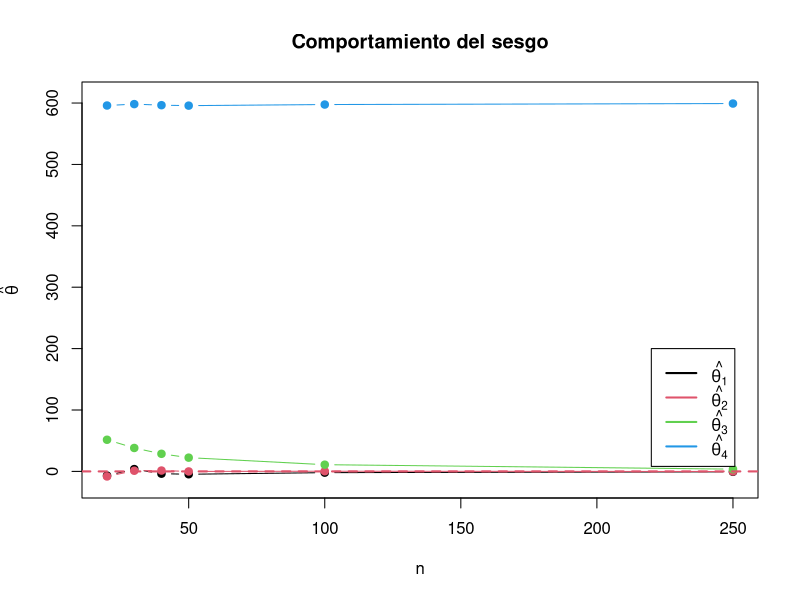
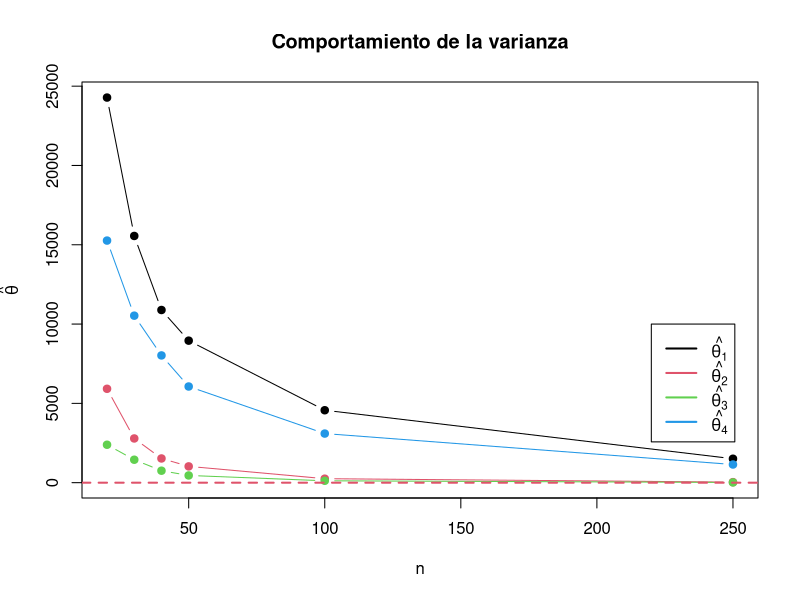
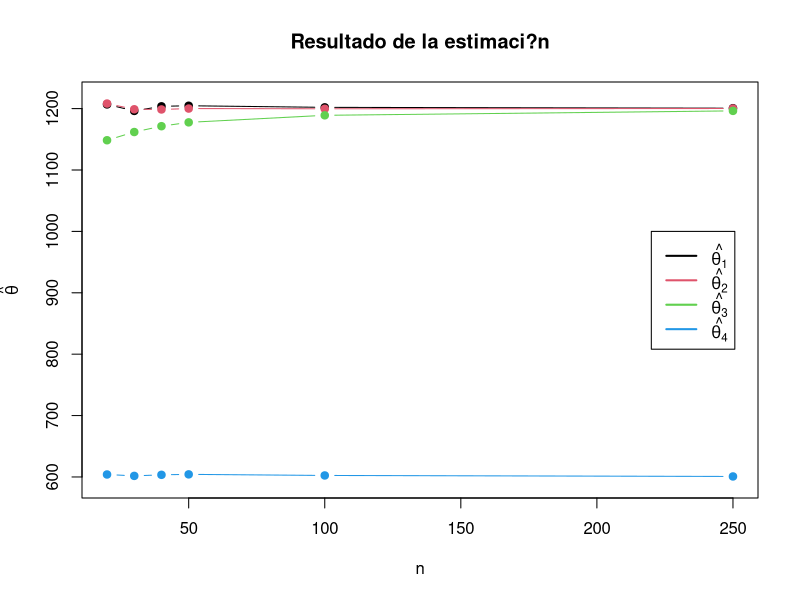
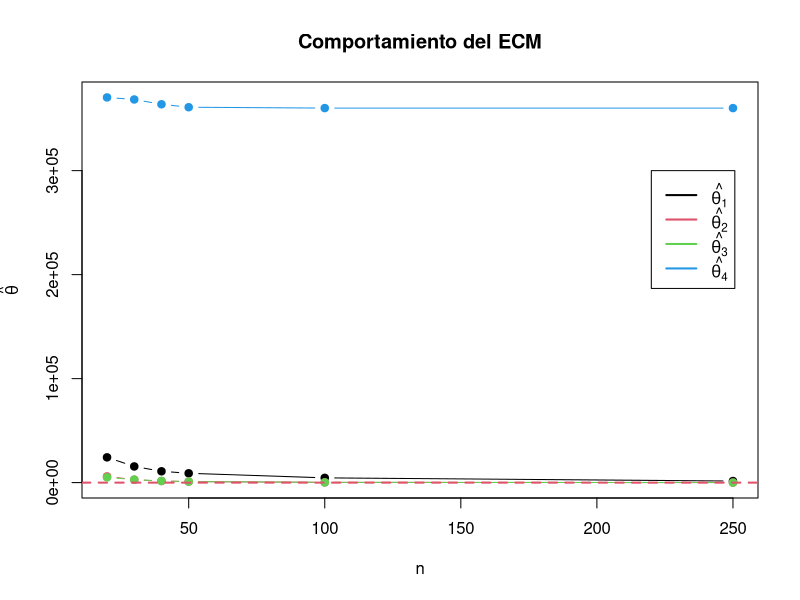
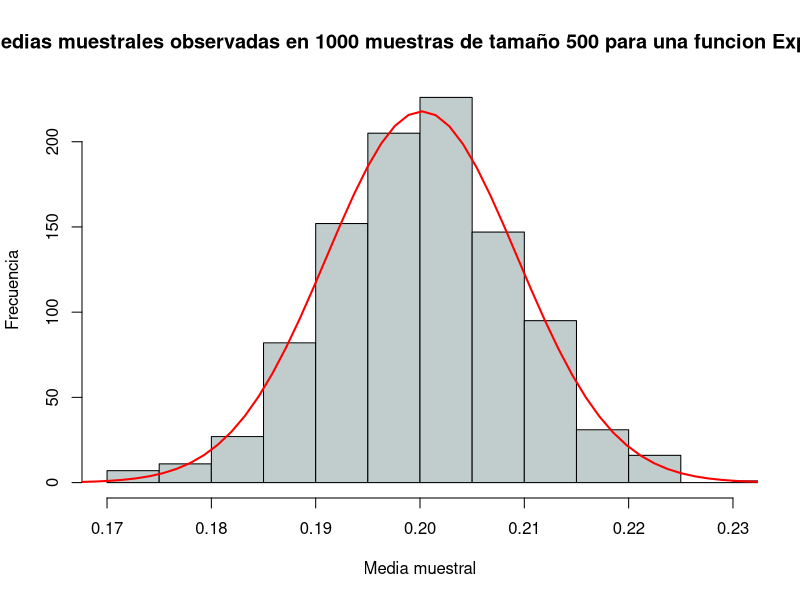
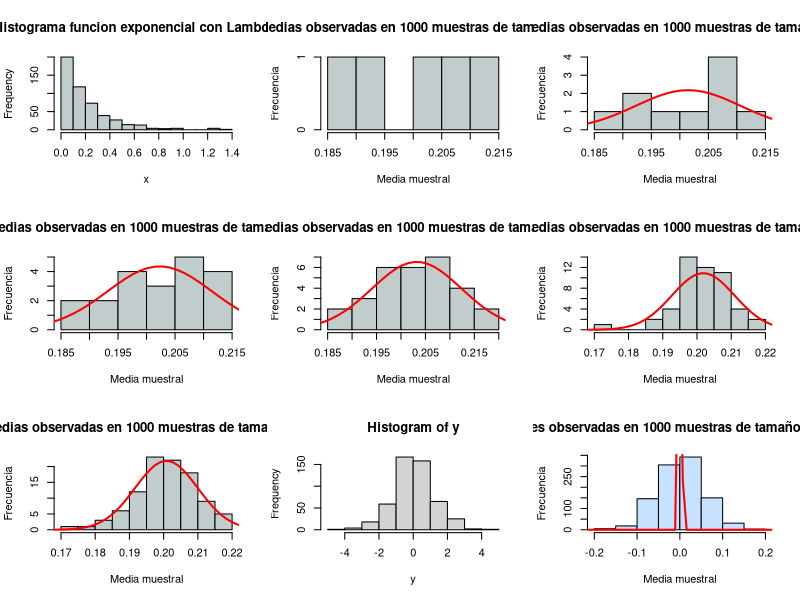
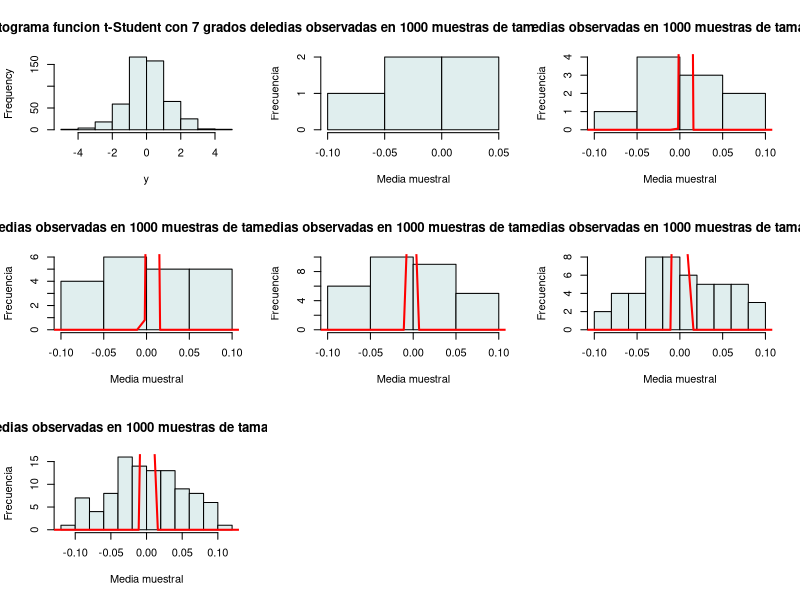
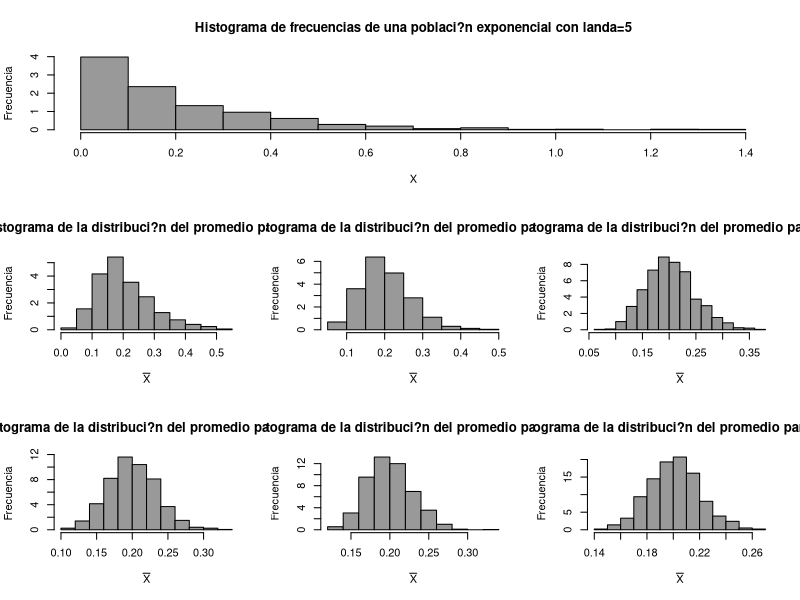

R code for these plots, in order:
# Laboratorio 1 
# Metodos Estadisticos 
# Kevin Chica - Diana Arias - Cesar Saavedra 


# ------------------------------------------------------- #
# Punto 1
#Estimadores planteados:
#Estimador 1:
Est1 <- function(datos) {
  Resul <- (2 * mean(datos) - 1)
  return(Resul)
}

# Estimador 2
Est2 <- function(datos) {
  Resul <- max(datos) + min(datos) - 1
  return(Resul)
}

# Estimador 3
Est3 <- function(datos) {
  Resul <- max(datos)
  return(Resul)
}

# Estimador 4
Est4 <- function(datos) {
  Resul <- median(datos)
  return(Resul)
}

n <- c(20, 30, 40, 50,100, 250)
theta <- 1200
Nsim <- 1000
NsimECM <- 1000
Pob <- seq(1, theta, 1)
Res.Es1 <- numeric(Nsim)
Res.Es2 <- numeric(Nsim)
Res.Es3 <- numeric(Nsim)
Res.Es4 <- numeric(Nsim)
ECM.Es1 <- numeric(length(n))
ECM.Es2 <- numeric(length(n))
ECM.Es3 <- numeric(length(n))
ECM.Es4 <- numeric(length(n))
Sesgo.Es1 <- numeric(length(n))
Sesgo.Es2 <- numeric(length(n))
Sesgo.Es3 <- numeric(length(n))
Sesgo.Es4 <- numeric(length(n))
theta_est <- matrix(NA, nrow = 6, ncol = 4)
var_theta_est <- matrix(NA, nrow = 6, ncol = 4)
ECM_theta_est <- matrix(NA, nrow = 6, ncol = 4)
Sesgo_theta_est <- matrix(NA, nrow = 6, ncol = 4)

# Estimaci?n del Sesgo, Varianza y Error Cuadr?tico Medio
for (j in 1:length(n)) {
  
  muestra <- sample(Pob, n[j])
  
  for (i in 1:Nsim) {
    muestra <- sample(Pob, n[j])
    Res.Es1[i] <- Est1(muestra)
    Res.Es2[i] <- Est2(muestra)
    Res.Es3[i] <- Est3(muestra)
    Res.Es4[i] <- Est4(muestra)
  }
  
  ECM.Es1[j] <- sum((theta - Res.Es1)^2)/Nsim
  ECM.Es2[j] <- sum((theta - Res.Es2)^2)/Nsim
  ECM.Es3[j] <- sum((theta - Res.Es3)^2)/Nsim
  ECM.Es4[j] <- sum((theta - Res.Es4)^2)/Nsim
  
  Sesgo.Es1[j] <- (theta - mean(Res.Es1))
  Sesgo.Es2[j] <- (theta - mean(Res.Es2))
  Sesgo.Es3[j] <- (theta - mean(Res.Es3))
  Sesgo.Es4[j] <- (theta - mean(Res.Es4))
  
  theta_est[j, ] <- c(mean(Res.Es1), mean(Res.Es2),mean(Res.Es3),mean(Res.Es4))
  var_theta_est[j, ] <- c(var(Res.Es1), var(Res.Es2),var(Res.Es3),var(Res.Es4))
  ECM_theta_est[j, ] <- c(ECM.Es1[j], ECM.Es2[j], ECM.Es3[j], ECM.Es4[j])
  Sesgo_theta_est[j, ] <- c(Sesgo.Es1[j], Sesgo.Es2[j],Sesgo.Es3[j],Sesgo.Es4[j])
}



theta_est <- as.data.frame(theta_est)
var_theta_est <- as.data.frame(var_theta_est)
ECM_theta_est <- as.data.frame(ECM_theta_est)
Sesgo_theta_est <- as.data.frame(Sesgo_theta_est)


#Gr?fica del comportamiento del sesgo:
x11()
plot(n, Sesgo_theta_est[, 1], type = "b", ylim = c(min(Sesgo_theta_est) - 10, max(Sesgo_theta_est) + 
                                               10), pch = 19, ylab = expression(hat(theta)), main = "Comportamiento del sesgo")
lines(n, Sesgo_theta_est[,2], type = "b", col = 2, pch = 19)
lines(n, Sesgo_theta_est[,3], type = "b", col = 3, pch = 19)
lines(n, Sesgo_theta_est[,4], type = "b", col = 4, pch = 19)
legend(x=220,y=200, c(expression(hat(theta[1])), expression(hat(theta[2])),expression(hat(theta[3])),expression(hat(theta[4]))), 
       col = c(1, 2, 3,4), lwd = c(2, 2))
abline(h = 0, lty = 2, lwd = 2, col = 2)

#Gr?fica de la varianza de los estimadores
x11()
plot(n, var_theta_est[, 1], type = "b", ylim = c(min(var_theta_est) - 10, max(var_theta_est) + 
                                                     10), pch = 19, ylab = expression(hat(theta)), main = "Comportamiento de la varianza")
lines(n, var_theta_est[,2], type = "b", col = 2, pch = 19)
lines(n, var_theta_est[,3], type = "b", col = 3, pch = 19)
lines(n, var_theta_est[,4], type = "b", col = 4, pch = 19)
legend(x=220,y=10000, c(expression(hat(theta[1])), expression(hat(theta[2])),expression(hat(theta[3])),expression(hat(theta[4]))), 
       col = c(1, 2, 3,4), lwd = c(2, 2))
abline(h = 0, lty = 2, lwd = 2, col = 2)

#Gr?fica del resultado de la estimaci?n
x11()
plot(n, theta_est[, 1], type = "b", ylim = c(min(theta_est) - 10, max(theta_est) + 
                                                   10), pch = 19, ylab = expression(hat(theta)), main = "Resultado de la estimaci?n")
lines(n, theta_est[,2], type = "b", col = 2, pch = 19)
lines(n, theta_est[,3], type = "b", col = 3, pch = 19)
lines(n, theta_est[,4], type = "b", col = 4, pch = 19)
legend(x=220,y=1000, c(expression(hat(theta[1])), expression(hat(theta[2])),expression(hat(theta[3])),expression(hat(theta[4]))), 
       col = c(1, 2, 3,4), lwd = c(2, 2))
abline(h = 0, lty = 2, lwd = 2, col = 2)

#Comportamiento del Error Cuadratico medio
x11()
plot(n, ECM_theta_est[, 1], type = "b", ylim = c(min(ECM_theta_est) - 10, max(ECM_theta_est) + 
                                               10), pch = 19, ylab = expression(hat(theta)), main = "Comportamiento del ECM")
lines(n, ECM_theta_est[,2], type = "b", col = 2, pch = 19)
lines(n, ECM_theta_est[,3], type = "b", col = 3, pch = 19)
lines(n, ECM_theta_est[,4], type = "b", col = 4, pch = 19)
legend(x=220,y=300000, c(expression(hat(theta[1])), expression(hat(theta[2])),expression(hat(theta[3])),expression(hat(theta[4]))), 
       col = c(1, 2, 3,4), lwd = c(2, 2))
abline(h = 0, lty = 2, lwd = 2, col = 2)
# ------------------------------------------------------- #



# ------------------------------------------------------- #
# Punto 4.a.
# X~Exponencial(Lambda=5)
n=500
x <- rexp(n,5)
media1 <- mean(x)
sd1 <- sd(x)

mediaMuestral=function(n){
  muestra=rexp(n,5)
  media=mean(muestra)
  return(media)
}

m=1000
muchasMedias=replicate(m,mediaMuestral(n))
mean(muchasMedias)
sd(muchasMedias)

para5 <- muchasMedias[1:5]
para10 <- muchasMedias[1:10]
para20 <- muchasMedias[1:20]
para30 <- muchasMedias[1:30]
para50 <- muchasMedias[1:50]
para100 <- muchasMedias[1:100]

h <- hist(muchasMedias,xlab="Media muestral", ylab="Frecuencia", col="azure3",
     xlim=c(0.17,0.23),freq=T,
     main="Histograma de las medias muestrales observadas en 1000 muestras de tamaño 500 para una funcion Exponencial de Lambda = 5")
xfit <- seq(min(x), max(x), length = 1000)
yfit <- dnorm(xfit, mean(muchasMedias), sd = (media1)/(sqrt(500)))
yfit <- yfit * diff(h$mids[1:2]) * length(muchasMedias)
lines (xfit, yfit, col = "red", lwd = 2)

par(mfrow=c(3,3))
hist(x, main="Histograma funcion exponencial con Lambda = 5", col="azure3")
hist(para5, main="Medias observadas en 1000 muestras de tamaño 5", xlab="Media muestral", ylab="Frecuencia", col="azure3")
hist(para10, main="Medias observadas en 1000 muestras de tamaño 10", xlab="Media muestral", ylab="Frecuencia", col="azure3")
xfit <- seq(min(x), max(x), length = 1000)
yfit <- dnorm(xfit, mean(para10), sd = (media1)/(sqrt(500)))
yfit <- yfit * diff(h$mids[1:2]) * length(para10)
lines (xfit, yfit, col = "red", lwd = 2)
hist(para20, main="Medias observadas en 1000 muestras de tamaño 20", xlab="Media muestral", ylab="Frecuencia", col="azure3")
xfit <- seq(min(x), max(x), length = 1000)
yfit <- dnorm(xfit, mean(para20), sd = (media1)/(sqrt(500)))
yfit <- yfit * diff(h$mids[1:2]) * length(para20)
lines (xfit, yfit, col = "red", lwd = 2)
hist(para30, main="Medias observadas en 1000 muestras de tamaño 30", xlab="Media muestral", ylab="Frecuencia", col="azure3")
xfit <- seq(min(x), max(x), length = 1000)
yfit <- dnorm(xfit, mean(para30), sd = (media1)/(sqrt(500)))
yfit <- yfit * diff(h$mids[1:2]) * length(para30)
lines (xfit, yfit, col = "red", lwd = 2)
hist(para50, main="Medias observadas en 1000 muestras de tamaño 50", xlab="Media muestral", ylab="Frecuencia", col="azure3")
xfit <- seq(min(x), max(x), length = 1000)
yfit <- dnorm(xfit, mean(para50), sd = (media1)/(sqrt(500)))
yfit <- yfit * diff(h$mids[1:2]) * length(para50)
lines (xfit, yfit, col = "red", lwd = 2)
hist(para100, main="Medias observadas en 1000 muestras de tamaño 100", xlab="Media muestral", ylab="Frecuencia", col="azure3")
xfit <- seq(min(x), max(x), length = 1000)
yfit <- dnorm(xfit, mean(para100), sd = (media1)/(sqrt(500)))
yfit <- yfit * diff(h$mids[1:2]) * length(para100)
lines (xfit, yfit, col = "red", lwd = 2)

# Punto 4.b.
## t-Student, grados de libertad = 7 
n2=500
y <- rt(n2,7)
media2 <- mean(y)
sd2 <- sd(y)
hist(y)

mediaMuestral2=function(n2){
  muestra=rt(n2,7)
  media=mean(muestra)
  return(media)
}

m2=1000
muchasMedias2=replicate(m2,mediaMuestral2(n2))
mean(muchasMedias2)
sd(muchasMedias2)

tpara5 <- muchasMedias2[1:5]
tpara10 <- muchasMedias2[1:10]
tpara20 <- muchasMedias2[1:20]
tpara30 <- muchasMedias2[1:30]
tpara50 <- muchasMedias2[1:50]
tpara100 <- muchasMedias2[1:100]

t <- hist(muchasMedias2,xlab="Media muestral", ylab="Frecuencia", col="slategray1",freq=T,
          main="Histograma de las medias muestrales observadas en 1000 muestras de tamaño 500 para una funcion t-Student con k=7")
xfit <- seq(min(y), max(y), length = 1000)
yfit <- dnorm(xfit, mean(muchasMedias2), sd = (media2)/(sqrt(500)))
yfit <- yfit * diff(t$mids[1:2]) * length(muchasMedias2)
lines (xfit, yfit, col = "red", lwd = 2)

par(mfrow=c(3,3))
hist(y, main="Histograma funcion t-Student con 7 grados de libertad",col="azure2")
hist(tpara5, main="Medias observadas en 1000 muestras de tamaño 5",xlab="Media muestral", ylab="Frecuencia", col="azure2")
hist(tpara10, main="Medias observadas en 1000 muestras de tamaño 10",xlab="Media muestral", ylab="Frecuencia", col="azure2")
xfit <- seq(min(y), max(y), length = 1000)
yfit <- dnorm(xfit, mean(tpara10), sd = (media2)/(sqrt(500)))
yfit <- yfit * diff(t$mids[1:2]) * length(tpara10)
lines (xfit, yfit, col = "red", lwd = 2)
hist(tpara20, main="Medias observadas en 1000 muestras de tamaño 20",xlab="Media muestral", ylab="Frecuencia", col="azure2")
xfit <- seq(min(y), max(y), length = 1000)
yfit <- dnorm(xfit, mean(tpara20), sd = (media2)/(sqrt(500)))
yfit <- yfit * diff(t$mids[1:2]) * length(tpara20)
lines (xfit, yfit, col = "red", lwd = 2)
hist(tpara30, main="Medias observadas en 1000 muestras de tamaño 30",xlab="Media muestral", ylab="Frecuencia", col="azure2")
xfit <- seq(min(y), max(y), length = 1000)
yfit <- dnorm(xfit, mean(tpara30), sd = (media2)/(sqrt(500)))
yfit <- yfit * diff(h$mids[1:2]) * length(tpara30)
lines (xfit, yfit, col = "red", lwd = 2)
hist(tpara50, main="Medias observadas en 1000 muestras de tamaño 50",xlab="Media muestral", ylab="Frecuencia", col="azure2")
xfit <- seq(min(y), max(y), length = 1000)
yfit <- dnorm(xfit, mean(tpara50), sd = (media2)/(sqrt(500)))
yfit <- yfit * diff(t$mids[1:2]) * length(tpara50)
lines (xfit, yfit, col = "red", lwd = 2)
hist(tpara100, main="Medias observadas en 1000 muestras de tamaño 100",xlab="Media muestral", ylab="Frecuencia", col="azure2")
xfit <- seq(min(y), max(y), length = 1000)
yfit <- dnorm(xfit, mean(tpara100), sd = (media2)/(sqrt(500)))
yfit <- yfit * diff(t$mids[1:2]) * length(tpara100)
lines (xfit, yfit, col = "red", lwd = 2)

# ------------------------------------------------------- #
#4.a
options(max.print = 99999999)
numeroMuestras=1000
poblacion <- rexp(1000,5)

#Para n=5
n1=5
Mat.prom1 <- matrix(0, numeroMuestras, n1)
for (i in 1:numeroMuestras) {
  Mat.prom1[i, ] <- sample(poblacion, n1)
}
Dis.prom1 <- apply(Mat.prom1, 1, mean)

#Para n=10
n2=10
Mat.prom2 <- matrix(0, numeroMuestras, n2)
for (i in 1:numeroMuestras) {
  Mat.prom2[i, ] <- sample(poblacion, n2)
}
Dis.prom2 <- apply(Mat.prom2, 1, mean)

#Para n=20
n3=20
Mat.prom3 <- matrix(0, numeroMuestras, n3)
for (i in 1:numeroMuestras) {
  Mat.prom3[i, ] <- sample(poblacion, n3)
}
Dis.prom3 <- apply(Mat.prom3, 1, mean)

#Para n=30
n4=30
Mat.prom4 <- matrix(0, numeroMuestras, n4)
for (i in 1:numeroMuestras) {
  Mat.prom4[i, ] <- sample(poblacion, n4)
}
Dis.prom4 <- apply(Mat.prom4, 1, mean)

#Para n=50
n5=50
Mat.prom5 <- matrix(0, numeroMuestras, n5)
for (i in 1:numeroMuestras) {
  Mat.prom5[i, ] <- sample(poblacion, n5)
}
Dis.prom5 <- apply(Mat.prom5, 1, mean)

#Para n=100
n6=100
Mat.prom6 <- matrix(0, numeroMuestras, n6)
for (i in 1:numeroMuestras) {
  Mat.prom6[i, ] <- sample(poblacion, n6)
}
Dis.prom6 <- apply(Mat.prom6, 1, mean)

#Gr?ficos:
mat <- matrix(c(1,1,1,2,3,4,5,6,7),ncol = 3,byrow = T)
x11()
layout(mat)
hist(poblacion, xlab = "X", ylab = "Frecuencia", col = "grey60", 
     main = "Histograma de frecuencias de una poblaci?n exponencial con landa=5",freq = FALSE)
hist(Dis.prom1, xlab = expression(bar(X)), ylab = "Frecuencia", col = "grey60", 
     main = "Histograma de la distribuci?n del promedio para n=5",freq = FALSE)
hist(Dis.prom2, xlab = expression(bar(X)), ylab = "Frecuencia", col = "grey60", 
     main = "Histograma de la distribuci?n del promedio para n=10",freq = FALSE)
hist(Dis.prom3, xlab = expression(bar(X)), ylab = "Frecuencia", col = "grey60", 
     main = "Histograma de la distribuci?n del promedio para n=20",freq = FALSE)
hist(Dis.prom4, xlab = expression(bar(X)), ylab = "Frecuencia", col = "grey60", 
     main = "Histograma de la distribuci?n del promedio para n=30",freq = FALSE)
hist(Dis.prom5, xlab = expression(bar(X)), ylab = "Frecuencia", col = "grey60", 
     main = "Histograma de la distribuci?n del promedio para n=50",freq = FALSE)
hist(Dis.prom6, xlab = expression(bar(X)), ylab = "Frecuencia", col = "grey60", 
     main = "Histograma de la distribuci?n del promedio para n=100",freq = FALSE)


#4.b
poblacionT <- rt(1000,5)
#Para n=5
Mat.pro1 <- matrix(0, numeroMuestras, n1)
for (i in 1:numeroMuestras) {
  Mat.pro1[i, ] <- sample(poblacionT, n1)
}
Dis.pro1 <- apply(Mat.pro1, 1, mean)

#Para n=10
Mat.pro2 <- matrix(0, numeroMuestras, n2)
for (i in 1:numeroMuestras) {
  Mat.pro2[i, ] <- sample(poblacionT, n2)
}
Dis.pro2 <- apply(Mat.pro2, 1, mean)

#Para n=20
Mat.pro3 <- matrix(0, numeroMuestras, n3)
for (i in 1:numeroMuestras) {
  Mat.pro3[i, ] <- sample(poblacionT, n3)
}
Dis.pro3 <- apply(Mat.pro3, 1, mean)

#Para n=30
Mat.pro4 <- matrix(0, numeroMuestras, n4)
for (i in 1:numeroMuestras) {
  Mat.pro4[i, ] <- sample(poblacionT, n4)
}
Dis.pro4 <- apply(Mat.pro4, 1, mean)

#Para n=50
Mat.pro5 <- matrix(0, numeroMuestras, n5)
for (i in 1:numeroMuestras) {
  Mat.pro5[i, ] <- sample(poblacionT, n5)
}
Dis.pro5 <- apply(Mat.pro5, 1, mean)

#Para n=100
Mat.pro6 <- matrix(0, numeroMuestras, n6)
for (i in 1:numeroMuestras) {
  Mat.pro6[i, ] <- sample(poblacionT, n6)
}
Dis.pro6 <- apply(Mat.pro6, 1, mean)

#Gr?ficos:
x11()
layout(mat)
hist(poblacion, xlab = "X", ylab = "Frecuencia", col = "grey60", 
     main = "Histograma de frecuencias de una poblaci?n T de student con k=7",freq = FALSE)
hist(Dis.pro1, xlab = expression(bar(X)), ylab = "Frecuencia", col = "grey60", 
     main = "Histograma de la distribuci?n del promedio para n=5",freq = FALSE)
hist(Dis.pro2, xlab = expression(bar(X)), ylab = "Frecuencia", col = "grey60", 
     main = "Histograma de la distribuci?n del promedio para n=10",freq = FALSE)
hist(Dis.pro3, xlab = expression(bar(X)), ylab = "Frecuencia", col = "grey60", 
     main = "Histograma de la distribuci?n del promedio para n=20",freq = FALSE)
hist(Dis.pro4, xlab = expression(bar(X)), ylab = "Frecuencia", col = "grey60", 
     main = "Histograma de la distribuci?n del promedio para n=30",freq = FALSE)
hist(Dis.pro5, xlab = expression(bar(X)), ylab = "Frecuencia", col = "grey60", 
     main = "Histograma de la distribuci?n del promedio para n=50",freq = FALSE)
hist(Dis.pro6, xlab = expression(bar(X)), ylab = "Frecuencia", col = "grey60", 
     main = "Histograma de la distribuci?n del promedio para n=100",freq = FALSE)

# ------------------------------------------------------- #
# Punto 5
m <-c(3700, 3600, 3500, 3400, 3300, 3200, 3100, 3000, 2900,2800,2700,2600,2500)
xbarra=3334  #Media de decisi?n
sigma=400  #Desviaci?n de x
k=4   #tama?o de muestra
Proba=numeric(length(m))
for (i in 1:length(m)){
  prob=pnorm((xbarra-m[i])/(sigma/sqrt(k)))
  Proba[i]=prob
}

x11()
plot(m, Proba, type = "b",pch = 19, ylab = "Probabilidad", main = "Gr?fica de probabilidades para distintos valores de m") 


# ------------------------------------------------------- #
